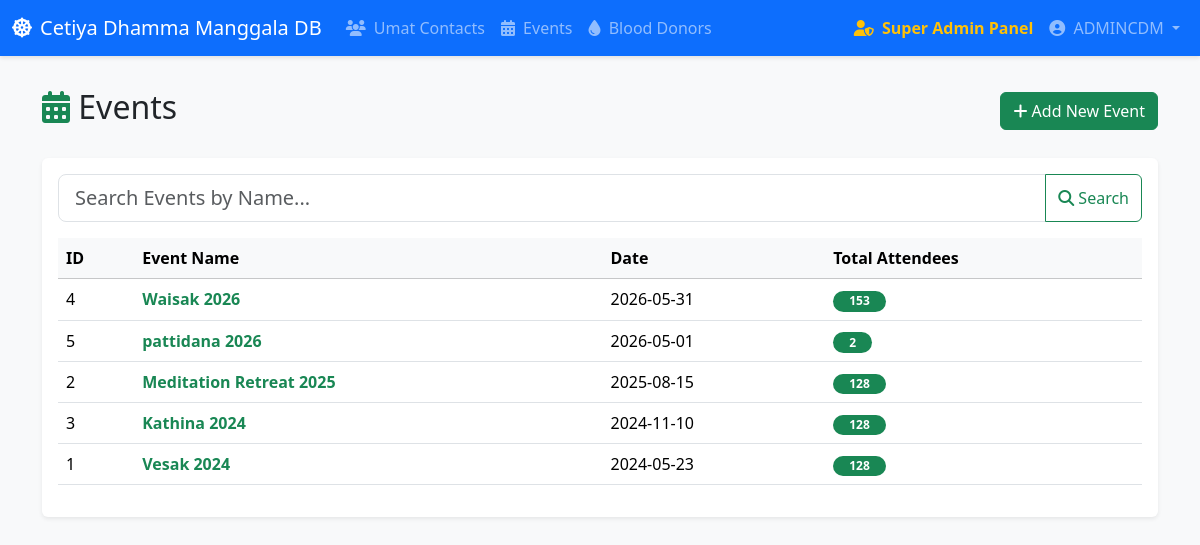
The app's page /events (signed in) with its own data.
### models.py (models this page shows)
class Admin(Base):
    __tablename__ = 'admins'
    id = Column(Integer, primary_key=True, index=True)
    username = Column(String, unique=True, index=True)
    password = Column(String)
    role = Column(String, default="subadmin") # "superadmin" or "subadmin"
    activities = relationship("ActivityLog", back_populates="admin")

class Event(Base):
    __tablename__ = 'events'
    id = Column(Integer, primary_key=True, index=True)
    name = Column(String, index=True)
    date = Column(Date)
    attendances = relationship("EventAttendance", back_populates="event")

### main.py (the view)
@app.get("/events", response_class=HTMLResponse)
def read_events(request: Request, search: str | None = None, db: Session = Depends(get_db), admin: models.Admin = Depends(require_admin)):
    query = db.query(models.Event)
    if search:
        query = query.filter(models.Event.name.ilike(f"%{search}%"))
    events = query.order_by(models.Event.date.desc()).all()
    events_data = []
    for event in events:
        total = sum(1 + att.companions for att in event.attendances)
        events_data.append({"event": event, "total": total})
    return templates.TemplateResponse(request=request, name="events.html", context={"events_data": events_data, "search_term": search or "", "admin": admin})

### templates/events.html (shortened to what this page needs)
{% extends "base.html" %}
{% block content %}
<div class="row mb-4 align-items-center">
    <div class="col-md-6">
        <h2><i class="fas fa-calendar-alt text-success"></i> Events</h2>
    </div>
    <div class="col-md-6 text-end">
        <button class="btn btn-success" data-bs-toggle="modal" data-bs-target="#addEventModal">
            <i class="fas fa-plus"></i> Add New Event
        </button>
    </div>
</div>
<div class="card shadow-sm rounded">
    <div class="card-body">
        <form method="GET" action="/events" class="mb-3">
            <div class="input-group">
                <input type="text" class="form-control form-control-lg" name="search" placeholder="Search Events by Name..." value="{{ search_term }}">
                <button class="btn btn-outline-success" type="submit"><i class="fas fa-search"></i> Search</button>
            </div>
        </form>
        <div class="table-responsive">
            <table class="table table-hover align-middle">
                <thead class="table-light">
                    <tr>
                        <th>ID</th>
                        <th>Event Name</th>
                        <th>Date</th>
                        <th>Total Attendees</th>
                    </tr>
                </thead>
                <tbody>
                    {% for item in events_data %}
                    <tr>
                        <td>{{ item.event.id }}</td>
                        <td>
                            <a href="/events/{{ item.event.id }}" class="text-decoration-none fw-bold text-success">
                                {{ item.event.name }}
                            </a>
                        </td>
                        <td>{{ item.event.date }}</td>
                        <td>
                            <span class="badge bg-success rounded-pill px-3">{{ item.total }}</span>
                        </td>
                    </tr>
                    {% endfor %}
                </tbody>
            </table>
        </div>
    </div>
</div>
{% endblock %}

### templates/base.html (shortened to what this page needs)
<!DOCTYPE html>
<html lang="en">
<head>
    <link href="https://cdn.jsdelivr.net/npm/bootstrap@5.3.2/dist/css/bootstrap.min.css" rel="stylesheet">
    <link rel="stylesheet" href="https://cdnjs.cloudflare.com/ajax/libs/font-awesome/6.4.2/css/all.min.css">
    <link href="https://cdn.jsdelivr.net/npm/select2@4.1.0-rc.0/dist/css/select2.min.css" rel="stylesheet" />
</head>
<body>
    <nav class="navbar navbar-expand-lg navbar-dark bg-primary">
        <div class="container-fluid">
            <a class="navbar-brand" href="/">
                <i class="fas fa-dharmachakra me-2"></i>Cetiya Dhamma Manggala DB
            </a>
            <div class="collapse navbar-collapse" id="navbarNav">
                <ul class="navbar-nav me-auto mb-2 mb-lg-0">
                    <li class="nav-item">
                        <a class="nav-link" href="/"><i class="fas fa-users me-1"></i> Umat Contacts</a>
                    </li>
                    <li class="nav-item">
                        <a class="nav-link" href="/events"><i class="fas fa-calendar-alt me-1"></i> Events</a>
                    </li>
                    <li class="nav-item">
                        <a class="nav-link" href="/blood-donors"><i class="fas fa-tint me-1"></i> Blood Donors</a>
                    </li>
                </ul>
                {% if admin %}
                <ul class="navbar-nav">
                    {% if admin.role == 'superadmin' %}
                    <li class="nav-item">
                        <a class="nav-link text-warning fw-bold" href="/superadmin"><i class="fas fa-user-shield me-1"></i> Super Admin Panel</a>
                    </li>
                    {% endif %}
                    <li class="nav-item dropdown">
                        <a class="nav-link dropdown-toggle" href="#" id="navbarDropdown" role="button" data-bs-toggle="dropdown" aria-expanded="false">
                            <i class="fas fa-user-circle me-1"></i> {{ admin.username }}
                        </a>
                    </li>
                </ul>
                {% endif %}
            </div>
        </div>
    </nav>
    <div class="container">
        {% block content %}{% endblock %}
    </div>
</body>
</html>

### templates/base.html (style rules this page uses)
body { background-color: #f8f9fa; }
.navbar { box-shadow: 0 2px 4px rgba(0, 0, 0, .1); }
.container { margin-top: 2rem; margin-bottom: 2rem; }
.card { box-shadow: 0 4px 6px rgba(0, 0, 0, .05); border: none; }

### records on screen
Admin: username "ADMINCDM"
Event: event.id "4", event.name "Waisak 2026", event "2026-05-31"
Event: event.id "5", event.name "pattidana 2026", event "2026-05-01"
Event: event.id "2", event.name "Meditation Retreat 2025", event "2025-08-15"
Event: event.id "3", event.name "Kathina 2024", event "2024-11-10"
Event: event.id "1", event.name "Vesak 2024", event "2024-05-23"

### other values on screen
{{ item.total }} "153" "2" "128" "128" "128"
